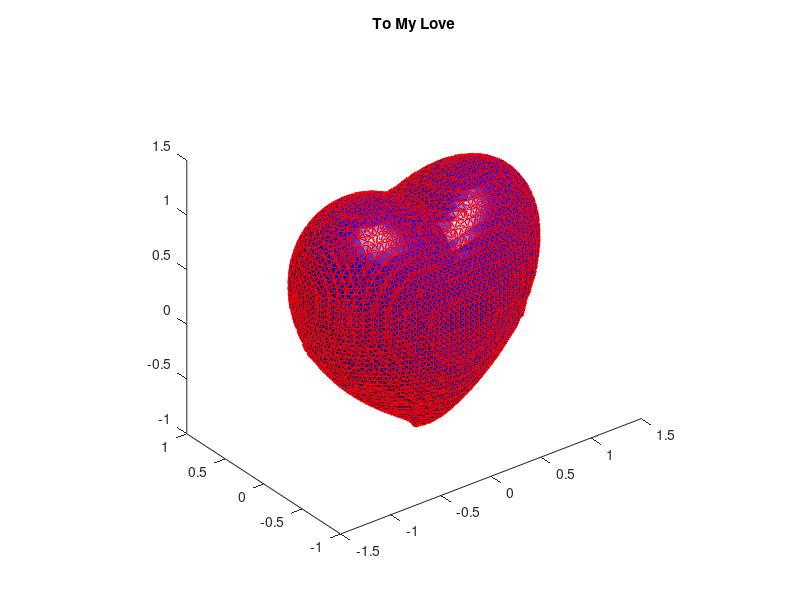

MATLAB code for this plot: (Note: this script raises an error after producing the figure.)
const=0;
x=-5:0.05:5;y=-5:0.05:5;z=-5:0.05:5;
[x,y,z]=meshgrid(x,y,z);
f=(x.^2 + (9/4)*y.^2 + z.^2 - 1).^3 - x.^2.*z.^3 - (9/80)*y.^2.*z.^3-const;
p=patch(isosurface(x,y,z,f,0));
title 'To My Love'
set(p, 'FaceColor', 'blue', 'EdgeColor', 'red');
daspect([1 1 1])
view(3)
camlight; lighting phong